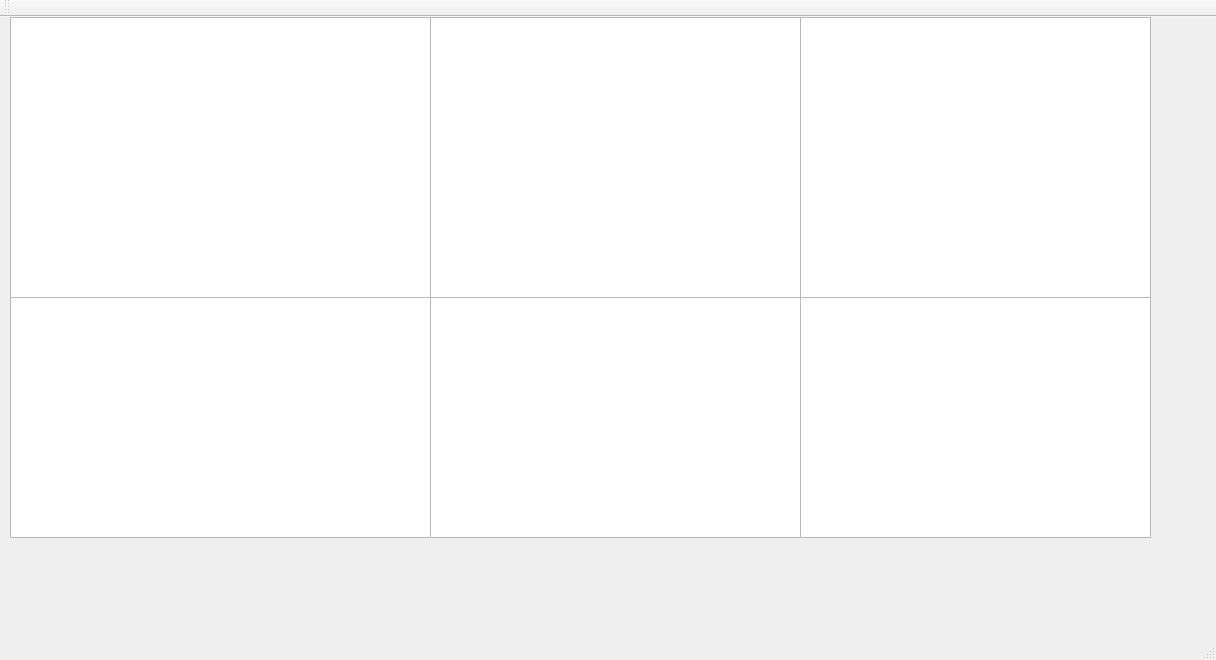
<?xml version="1.0" encoding="UTF-8"?>
<ui version="4.0">
 <class>MainWindow</class>
 <widget class="QMainWindow" name="MainWindow">
  <property name="geometry">
   <rect>
    <x>0</x>
    <y>0</y>
    <width>1216</width>
    <height>660</height>
   </rect>
  </property>
  <property name="windowTitle">
   <string>MainWindow</string>
  </property>
  <widget class="QWidget" name="centralWidget">
   <widget class="QCustomPlot" name="qcustomplotWidget">
    <property name="geometry">
     <rect>
      <x>10</x>
      <y>0</y>
      <width>421</width>
      <height>281</height>
     </rect>
    </property>
   </widget>
   <widget class="QCustomPlot" name="qcustomplotWidget_1">
    <property name="geometry">
     <rect>
      <x>430</x>
      <y>0</y>
      <width>371</width>
      <height>281</height>
     </rect>
    </property>
   </widget>
   <widget class="QCustomPlot" name="qcustomplotWidget_2">
    <property name="geometry">
     <rect>
      <x>800</x>
      <y>0</y>
      <width>351</width>
      <height>281</height>
     </rect>
    </property>
   </widget>
   <widget class="QCustomPlot" name="qcustomplotWidget_3">
    <property name="geometry">
     <rect>
      <x>10</x>
      <y>280</y>
      <width>421</width>
      <height>241</height>
     </rect>
    </property>
   </widget>
   <widget class="QCustomPlot" name="qcustomplotWidget_4">
    <property name="geometry">
     <rect>
      <x>430</x>
      <y>280</y>
      <width>371</width>
      <height>241</height>
     </rect>
    </property>
   </widget>
   <widget class="QCustomPlot" name="qcustomplotWidget_5">
    <property name="geometry">
     <rect>
      <x>800</x>
      <y>280</y>
      <width>351</width>
      <height>241</height>
     </rect>
    </property>
   </widget>
  </widget>
  <widget class="QMenuBar" name="menuBar">
   <property name="geometry">
    <rect>
     <x>0</x>
     <y>0</y>
     <width>1216</width>
     <height>31</height>
    </rect>
   </property>
  </widget>
  <widget class="QToolBar" name="mainToolBar">
   <attribute name="toolBarArea">
    <enum>TopToolBarArea</enum>
   </attribute>
   <attribute name="toolBarBreak">
    <bool>false</bool>
   </attribute>
  </widget>
  <widget class="QStatusBar" name="statusBar"/>
 </widget>
 <layoutdefault spacing="6" margin="11"/>
 <customwidgets>
  <customwidget>
   <class>QCustomPlot</class>
   <extends>QListWidget</extends>
   <header location="global">qcustomplot.h</header>
  </customwidget>
 </customwidgets>
 <resources/>
 <connections/>
</ui>
